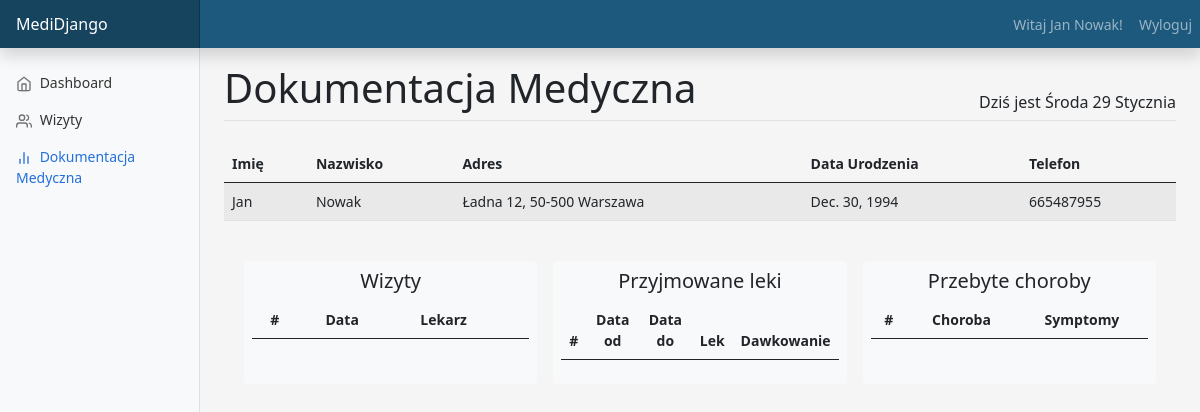
The app's page /documentation/view/34/ (signed in), older data.
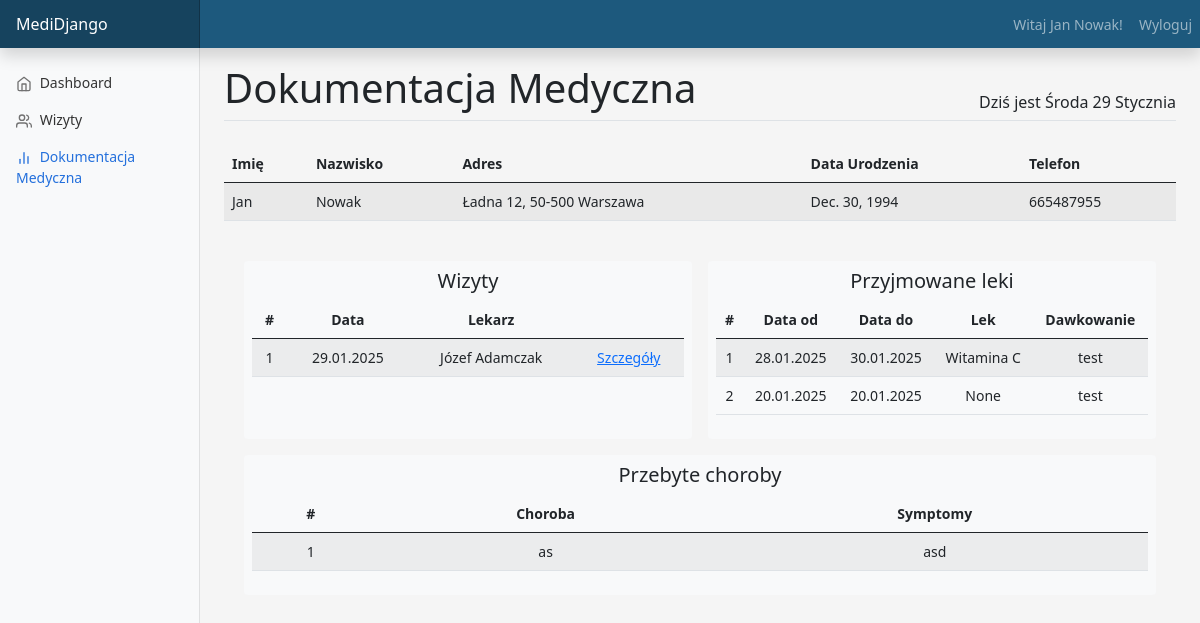
The same page, newer data.
### main/models.py (models this page shows, shortened)
class Visit(models.Model):
    title = models.CharField(null=False, default="", max_length=20)
    patient = models.ForeignKey(Patient, on_delete=models.SET_NULL, null=True)
    doctor = models.ForeignKey(Doctor,on_delete=models.SET_NULL, null=True)
    disease = models.ForeignKey(Disease,on_delete=models.SET_NULL, null=True)
    medicine_dosage = models.OneToOneField(Dosage, on_delete=models.CASCADE, null=True,blank=True)
    notes = models.CharField(null=True, blank=True, max_length=300)
    date = models.DateField()

class Doctor(models.Model):
    user = models.OneToOneField(User, null=False, on_delete=models.CASCADE)
    address = models.OneToOneField(Address, null=False, on_delete=models.CASCADE, default="")
    name = models.CharField(max_length=20, null=False, default="")
    surname = models.CharField(max_length=20, null=False, default="")
    phone_number = models.CharField(default="", null=False, max_length=9)
    specialization = models.CharField(max_length=50, null=False, default="")
    def __str__(self):
        return f"{self.name} {self.surname}"

class Dosage(models.Model):
    start_date = models.DateField(null=False, default='2000-01-01')
    end_date = models.DateField(null=False, default='2000-01-01')
    medicine = models.ForeignKey(Medicine, on_delete=models.SET_NULL, null=True)
    patient = models.ForeignKey("Patient", on_delete=models.SET_NULL, null=True)
    description = models.CharField(null=False, default="", max_length=25)

class Medicine(models.Model):
    title = models.CharField(null=False, default="", max_length=20)
    property = models.CharField(null=True, max_length=50)
    def __str__(self):
        return str(self.title)

class Disease(models.Model):
    title = models.CharField(null=False, default="", max_length=20)
    symptoms = models.CharField(null=True, blank=True, max_length=50)

### medical_documentation/views.py (the view)
# urls.py: path('documentation/view/<int:patient_id>/', views.view_documentation, name="view_documentation"),
@login_required(login_url="login")
def view_documentation(request, patient_id):
    if have_group.is_receptionist(request.user):
        patient = Patient.objects.get(id=patient_id)
        doc_data = Visit.objects.filter(patient=patient.id)
        medi_data = Dosage.objects.filter(patient=patient.id)
        for data in doc_data:
            print(have_group.is_receptionist)
            print(have_group.is_doctor)
            print(data.patient.name)
        for data in medi_data:
            print(data.start_date)
        context = {'active_app': 'documentation', 'documentation': doc_data, 'patient': patient, 'medicine': medi_data}
        return render(request, 'medical_documentation/view_documentation.html', context=context)
    else:
        current_user_id = request.user.id
        patient = Patient.objects.get(user=current_user_id)
        doc_data = Visit.objects.filter(patient=patient.id)
        medi_data = Dosage.objects.filter(patient=patient.id)
        context = {'active_app': 'documentation', 'documentation': doc_data, 'patient': patient, 'medicine': medi_data}
        return render(request, 'medical_documentation/view_documentation.html', context=context)

### main/templatetags/have_group.py (called while the page is built)
@register.filter(name='is_receptionist')
def is_receptionist(user):
    return user.groups.filter(name='Recepcjonista').exists()

### medical_documentation/templates/medical_documentation/view_documentation.html (shortened to what this page needs)
{% extends "main/dashboard.html" %}
{% load have_group %}
{% block content_title %}Dokumentacja Medyczna{% endblock %}
{% block content_main %}
    <div class="table-responsive">
        <table class="table table-striped">
            <thead>
                <tr>
                  <th scope="col">Imię</th>
                  <th scope="col">Nazwisko</th>
                  <th scope="col">Adres</th>
                  <th scope="col">Data Urodzenia</th>
                  <th scope="col">Telefon</th>
                </tr>
            </thead>
            <tbody>
                <tr>
                    <td>{{ patient.name }}</td>
                    <td>{{ patient.surname }}</td>
                    <td>{{ patient.address.street }} {{ patient.address.number }}, {{ patient.address.zip_code }} {{ patient.address.city }}</td>
                    <td>{{ patient.date_of_birth }}</td>
                    <td>{{ patient.phone_number }}</td>
                </tr>
            </tbody>
        </table>
    </div>
    <div class="container mt-3">
        <div class="row">
            <div class="col-sm text-center m-2 bg-light rounded p-2">
                <h5>Wizyty</h5>
                <table class="table table-striped">
                    <thead>
                        <tr>
                          <th scope="col">#</th>
                          <th scope="col">Data</th>
                          <th scope="col">Lekarz</th>
                          <th scope="col"></th>
                        </tr>
                    </thead>
                    <tbody>
                    {% for data in documentation %}
                        <tr>
                            <td>{{ forloop.counter }}</td>
                            <td>{{ data.date|date:"j.m.Y" }}</td>
                            <td>{{ data.doctor }}</td>
                            <td><a href="{% url 'view_documentation' patient.id %}">Szczegóły</a></td>
                        </tr>
                    {% endfor %}
                    </tbody>
                </table>
            </div>
            <div class="col-sm text-center m-2 rounded bg-light p-2">
                <h5>Przyjmowane leki</h5>
                 <table class="table table-striped">
                    <thead>
                        <tr>
                          <th scope="col">#</th>
                          <th scope="col">Data od</th>
                          <th scope="col">Data do</th>
                          <th scope="col">Lek</th>
                          <th scope="col">Dawkowanie</th>
                        </tr>
                    </thead>
                    <tbody>
                    {% for data in medicine %}
                        <tr>
                            <td>{{ forloop.counter }}</td>
                            <td>{{ data.start_date|date:"j.m.Y"  }}</td>
                            <td>{{ data.end_date|date:"j.m.Y"  }}</td>
                            <td>{{ data.medicine }}</td>
                            <td>{{ data.description }}</td>
                        </tr>
                    {% endfor %}
                    </tbody>
                 </table>
            </div>
            <div class="col-sm text-center m-2 rounded bg-light p-2">
                <h5>Przebyte choroby</h5>
                <table class="table table-striped">
                    <thead>
                        <tr>
                          <th scope="col">#</th>
                          <th scope="col">Choroba</th>
                          <th scope="col">Symptomy</th>
                        </tr>
                    </thead>
                    <tbody>
                    {% for data in documentation %}
                        <tr>
                            <td>{{ forloop.counter }}</td>
                            <td>{{ data.disease.title  }}</td>
                            <td>{{ data.disease.symptoms  }}</td>
                        </tr>
                    {% endfor %}
                    </tbody>
                 </table>
            </div>
        </div>
    </div>
{% endblock %}

Row changes from the older to the newer data that the page shows:
added Visit: date "29.01.2025", doctor "Józef Adamczak", disease "as", disease.symptoms "asd"
added Dosage: start_date "28.01.2025", end_date "30.01.2025", medicine "Witamina C", description "test"
added Dosage: start_date "20.01.2025", end_date "20.01.2025", medicine "None", description "test"
